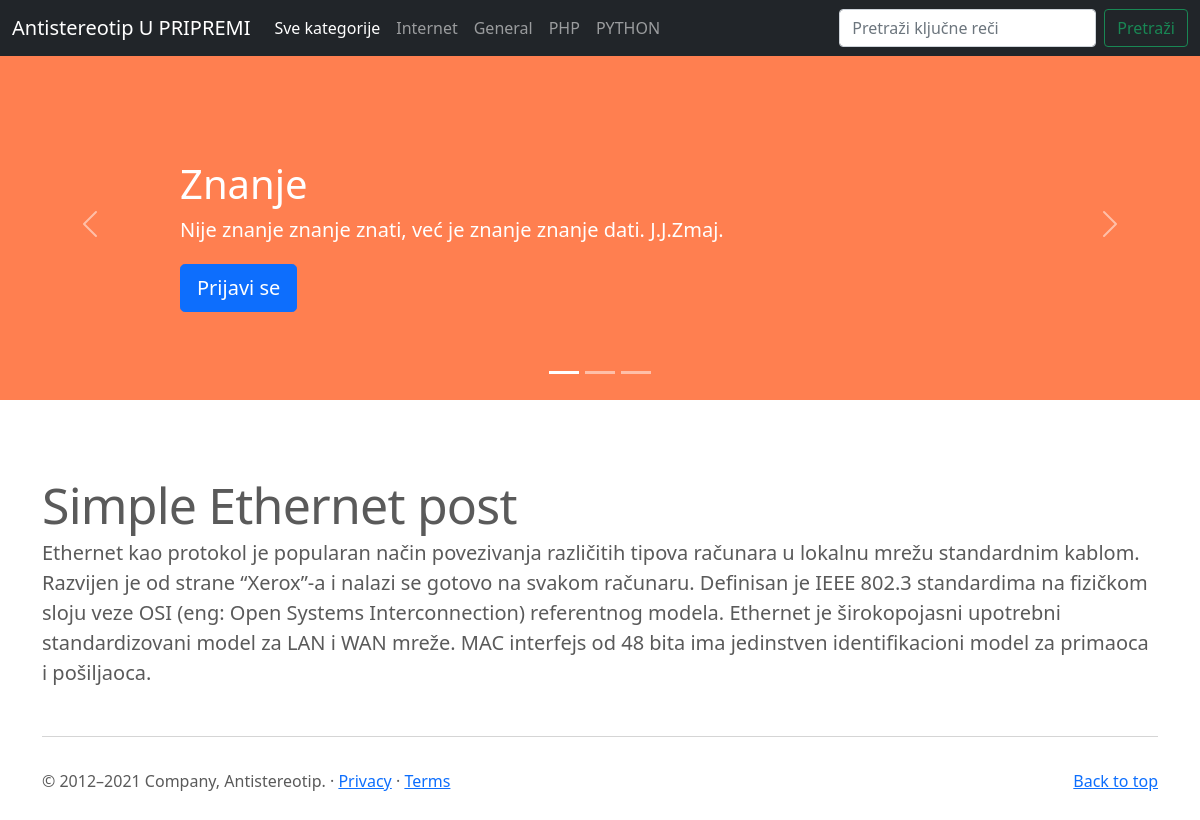
The page /blogCMS/single.php?post=1 on the database its author committed.
### tables this page shows
CREATE TABLE `categories` (
  `id` int(11) NOT NULL,
  `text` varchar(100) NOT NULL
);

CREATE TABLE `posts` (
  `id` int(11) NOT NULL,
  `title` varchar(200) NOT NULL,
  `category` int(11) NOT NULL,
  `date` varchar(100) NOT NULL,
  `body` longtext NOT NULL,
  `img` varchar(100) NOT NULL,
  `author` varchar(100) NOT NULL,
  `keywords` varchar(200) NOT NULL
);

### blogCMS/single.php (the view, shortened to what this page needs)
<?php
include 'header.php';
if(isset($_GET['post'])) {
	$id = mysqli_real_escape_string($db, $_GET['post']);
	$query = "SELECT * FROM posts WHERE id='$id'";
}
$posts = $db->query($query);
?>
<main>
<div id="myCarousel" class="carousel slide" data-bs-ride="carousel">
    <div class="carousel-indicators">
      <button type="button" data-bs-target="#myCarousel" data-bs-slide-to="0" class="active" aria-current="true" aria-label="Slide 1"></button>
      <button type="button" data-bs-target="#myCarousel" data-bs-slide-to="1" aria-label="Slide 2"></button>
      <button type="button" data-bs-target="#myCarousel" data-bs-slide-to="2" aria-label="Slide 3"></button>
    </div>
    <div class="carousel-inner">
      <div class="carousel-item active">
        <svg class="bd-placeholder-img" width="100%" height="100%" xmlns="http://www.w3.org/2000/svg" aria-hidden="true" preserveAspectRatio="xMidYMid slice" focusable="false"><rect width="100%" height="100%" fill="#FF7F50"/></svg>
        <div class="container">
          <div class="carousel-caption text-start">
            <h1>Znanje</h1>
            <p>Nije znanje znanje znati, već je znanje znanje dati. J.J.Zmaj.</p>
            <p><a class="btn btn-lg btn-primary" href="#">Prijavi se</a></p>
          </div>
        </div>
      </div>
    </div>
    <button class="carousel-control-prev" type="button" data-bs-target="#myCarousel" data-bs-slide="prev">
      <span class="carousel-control-prev-icon" aria-hidden="true"></span>
    </button>
    <button class="carousel-control-next" type="button" data-bs-target="#myCarousel" data-bs-slide="next">
      <span class="carousel-control-next-icon" aria-hidden="true"></span>
    </button>
  </div>
  <div class="container marketing">
		<?php if ($posts->num_rows > 0) {
		while ($row = $posts->fetch_assoc()) {
		?>
    <div class="row featurette">
      <div class="col-md-12">
        <h2 class="featurette-heading"><?php echo $row['title']; ?></h2>
        <p class="lead"><?php $body = $row['body']; echo $body; ?></p>
      </div>
    </div>
    <hr class="featurette-divider">
	<?php }} ?>
  </div>
<?php
include 'footer.php';
?>

### blogCMS/header.php (shortened to what this page needs)
<?php
include 'includes/db.php';
$query = "SELECT * FROM categories";
$categories = $db->query($query);
?>
<!doctype html>
<html lang="en">
  <head>
<link href="bootstrap-5/assets/dist/css/bootstrap.min.css" rel="stylesheet">
    <link href="bootstrap-5/carousel/carousel.css" rel="stylesheet">
  </head>
  <body>
<header>
  <nav class="navbar navbar-expand-md navbar-dark fixed-top bg-dark">
    <div class="container-fluid">
      <a class="navbar-brand" href="#">Antistereotip U PRIPREMI</a>
      <div class="collapse navbar-collapse" id="navbarCollapse">
        <ul class="navbar-nav me-auto mb-2 mb-md-0">
          <li class="nav-item">
		  <?php if(isset($_GET['category'])) { ?>
            <a class="nav-link" aria-current="page" href="index.php">Sve kategorije</a>
		  <?php } else { ?>
		  <a class="nav-link active" aria-current="page" href="index.php">Sve kategorije</a>
		  </li>
		  <?php } ?>
			<?php if($categories->num_rows > 0) {
				while ($row = $categories->fetch_assoc()){
					if (isset($_GET['category']) && $row['id'] == $_GET['category']) { ?>
          <li class="nav-item">
            <a class="nav-link active" href="index.php?category=<?php echo $row['id']; ?>"><?php echo $row['text']; ?></a>
          </li>
					<?php } else
						echo "<li class='nav-item active'><a class='nav-link' href='index.php?category=$row[id]'>$row[text]</a></li>"; ?>
			<?php }}  ?>
        </ul>
        <form class="d-flex" action="search.php" method="GET">
          <input class="form-control me-2" type="search" aria-label="Search" placeholder="Pretraži ključne reči" name="keys" value="<?php echo isset($_GET['keys']) ? $_GET['keys'] : ''; ?>">
          <button class="btn btn-outline-success" type="submit">Pretraži</button>
        </form>
      </div>
    </div>
  </nav>
</header>

### blogCMS/header.php (style rules this page uses)
.bd-placeholder-img { font-size: 1.125rem; text-anchor: middle; -webkit-user-select: none; -moz-user-select: none; user-select: none; }

### rows shown on the page
categories: text "Internet"
categories: text "General"
categories: text "PHP"
categories: text "PYTHON"
posts: title "Simple Ethernet post", body "Ethernet kao protokol je popularan način povezivanja različitih tipova računara u lokalnu mrežu standardnim kablom. Razvijen je od strane “Xerox”-a i nalazi se gotovo na svakom računaru. Definisan je IEEE 802.3 standardima na fizičkom sloju veze OSI (eng: Open Systems Interconnection) referentnog modela. Ethernet je širokopojasni upotrebni standardizovani model za LAN i WAN mreže. MAC interfejs od 48 bita ima jedinstven identifikacioni model za primaoca i pošiljaoca."
